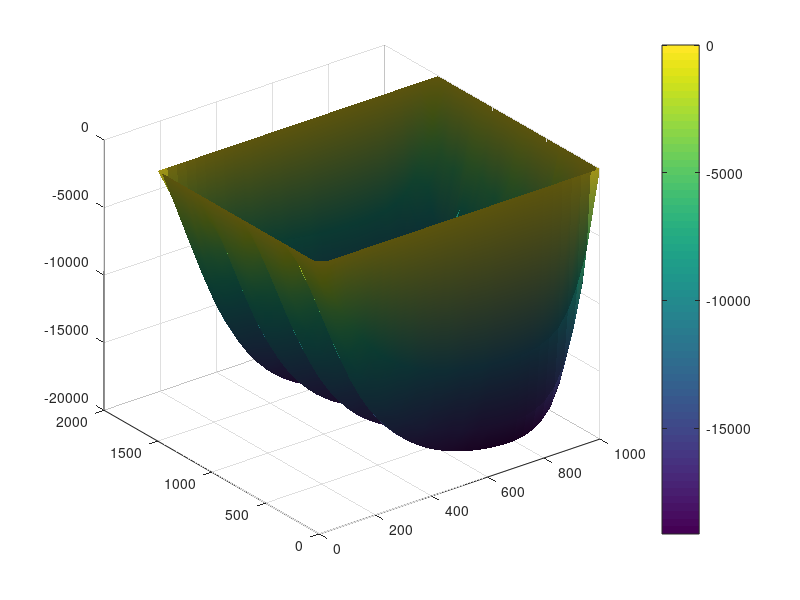

This chart was generated by the following MATLAB code: (Note: this script raises an error after producing the figure.)
% poisson 2D
clear all; close all;

xsize=1000; %km
ysize=1500;

xpnt=31;
ypnt=41;

dx=xsize/(xpnt-1);
dy=ysize/(ypnt-1);

%sparse matrix de coefficient
L=sparse(xpnt*ypnt,xpnt*ypnt);
R=zeros(xpnt*ypnt,1);

for i=1:1:ypnt
    for j=1:1:xpnt
        k=(j-1)*ypnt+i %global index de l'inconnu
        %pour les bordure
        if (i==1 || i==ypnt || j==1 || j==xpnt)
            L(k,k)=1;
            R(k,1)=0;
        else
            L(k,k-ypnt)=1/dx^2;
            L(k,k+xpnt)=1/dx^2;
            L(k,k)=-2/dx^2-2/dy^2;
            L(k,k+1)=1/dy^2;
            L(k,k-1)=1/dy^2;
            R(k,1)=1;
        end
    end
end

%vecteur solution S
S=L\R;

% make(2D)
FI =zeros(ypnt,xpnt);
for i=1:1:ypnt
    for j=1:1:xpnt
        k=(j-1)*ypnt+i;
        FI(i,j)=S(k);
    end
end

x=0:dx:xsize;
y=0:dy:ysize;

figure(1);
surf(x,y,FI);
light;
shading interp;
colorbar;
lighting phong;
title('Solution of 2D Poisson equation')
xlabel('x, km')
ylabel('y, km')
zlabel('Gravity potential, J/kg')


